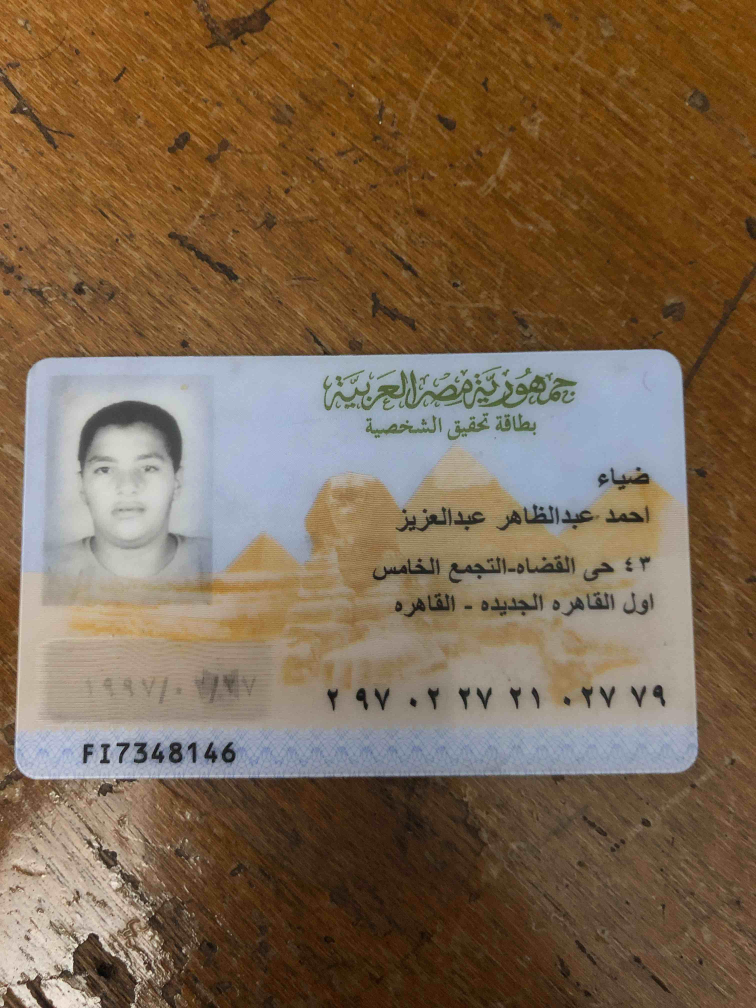
#> input picture BackEnd/test_data_ID/test5.jpg, 3024 x 4032 px, found by its file name (shown at 1/4 size)
$ jupyter execute --allow-errors License.ipynb
#> lines starting #> are read from the running program, lines starting #| are printed output that depends on the picture
### HerokuApp_Version/Backend_heroku/helper.py
import numpy as np
import cv2
# [29 lines left out: functions order_points, four_point_transform, not called in this run]


def increase_brightness(img, value=50):
    hsv = cv2.cvtColor(img, cv2.COLOR_BGR2HSV)
    h, s, v = cv2.split(hsv)

    lim = 255 - value
    v[v > lim] = 255
    v[v <= lim] += value

    final_hsv = cv2.merge((h, s, v))
    img = cv2.cvtColor(final_hsv, cv2.COLOR_HSV2BGR)
    return img

# [48 lines left out: functions ChangeDate, Parser, not called in this run]

### Prototyping/License/License.ipynb
[cell 1]
from helper import *
from ImportLib import *
from plot import *
from LisenceAPI import *

[cell 2]
def LicenseMatcher(InputImage):
    MIN_MATCH_COUNT = 2
    detector=cv2.xfeatures2d.SIFT_create()

    FLANN_INDEX_KDITREE = 0
    flannParam=dict(algorithm=FLANN_INDEX_KDITREE,tree=5)
    flann=cv2.FlannBasedMatcher(flannParam,{})

    trainImg=cv2.imread("REF_LICENSE.jpg",0)
    trainKP,trainDesc=detector.detectAndCompute(trainImg,None)

    QueryImgBGR = InputImage
    QueryImgBGR = increase_brightness(QueryImgBGR, value=60)
    QueryImg=cv2.cvtColor(QueryImgBGR,cv2.COLOR_BGR2GRAY)

    queryKP,queryDesc = detector.detectAndCompute(QueryImg,None)
    matches           = flann.knnMatch(queryDesc,trainDesc,k=2)
    goodMatch         = []

    for m,n in matches:
        if(m.distance<0.75*n.distance):
            goodMatch.append(m)

    if(len(goodMatch)>MIN_MATCH_COUNT):
        tp=[]
        qp=[]
        for m in goodMatch:
            tp.append(trainKP[m.trainIdx].pt)
            qp.append(queryKP[m.queryIdx].pt)
        tp,qp=np.float32((tp,qp))
        H,status=cv2.findHomography(tp,qp,cv2.RANSAC,3.0)
        h,w=trainImg.shape
        trainBorder=np.float32([[[0,0],[0,h-1],[w-1,h-1],[w-1,0]]])
        queryBorder=cv2.perspectiveTransform(trainBorder,H)
        x_points=[]
        y_points=[]
        for border in queryBorder[0]:
            x_points.append(border[0])
            y_points.append(border[1])

        x_start=int(min(x_points))
        y_start=int(min(y_points))
        x_end=int(max(x_points))
        y_end=int(max(y_points))
        warped=QueryImgBGR[y_start:y_end,x_start:x_end]

    else:
        raise Exception('Not Enough match found,Make sure its an License Card and recapture the image again')

    Edged = four_point_transform(QueryImgBGR, queryBorder.reshape(4, 2))

    return Edged

[cell 3]
def LicenseCutter(InputImage,CutLimit=0):
    Kernel = np.ones((2,2), np.uint8)
    Kernel_sharpen    = np.array([[-1,-1,-1], [-1, 9,-1],[-1,-1,-1]])
    Kernel_Vertical   = np.ones((2,1), np.uint8)
    Kernel_Horizontal = np.ones((1,2), np.uint8)

    InputEdgedImage = LicenseMatcher(InputImage)
    Edged_Resized = cv2.resize(InputEdgedImage,(1600,990))
    Edged_Gray = cv2.cvtColor(Edged_Resized, cv2.COLOR_BGR2GRAY)
    clahe = cv2.createCLAHE(clipLimit=1.0, tileGridSize=(8,8))
    Edged_Gray = clahe.apply(Edged_Gray)

    if CutLimit == 0:
        Num = Edged_Gray[235:325,110:340]
        Let = Edged_Gray[240:330,370:635]
    elif CutLimit ==1:
        Num = Edged_Gray[280:390,110:340]
        Let = Edged_Gray[280:390,370:635]

    ret,NumBIN  = cv2.threshold(Num,120,160,cv2.THRESH_BINARY)
    NumBIN   = cv2.dilate(NumBIN,Kernel,iterations=2)
    NumBIN   = cv2.erode(NumBIN,Kernel,iterations=1)

    ret,NumOTSU = cv2.threshold(Num,160,255,cv2.THRESH_BINARY+cv2.THRESH_OTSU)
    NumOTSU   = cv2.dilate(NumBIN,Kernel,iterations=1)
    NumOTSU   = cv2.erode(NumBIN,Kernel,iterations=1)

    ret,LetBIN  = cv2.threshold(Let,120,160,cv2.THRESH_BINARY)
    LetBIN   = cv2.dilate(LetBIN,Kernel,iterations=2)
    LetBIN   = cv2.erode(LetBIN,Kernel,iterations=1)

    ret,LetOTSU = cv2.threshold(Let,160,255,cv2.THRESH_BINARY+cv2.THRESH_OTSU)
    LetOTSU   = cv2.dilate(LetOTSU,Kernel,iterations=2)
    LetOTSU   = cv2.erode(LetOTSU,Kernel,iterations=1)

    Let   = cv2.dilate(Let,Kernel_Vertical,iterations=3)
    Let   = cv2.dilate(Let,Kernel_Horizontal,iterations=3)
    Let   = cv2.erode(Let,Kernel,iterations=2)

    return NumBIN,NumOTSU,LetOTSU,LetBIN

[cell 4]
# [36 lines left out: functions LettersDetection, NumbersDetection, not called in this run]

[cell 5]
# [29 lines left out: functions ParseLetters, ParseNumbers, not called in this run]

[cell 6]
def LicenseFines(InputImage):
    NumBIN,NumOTSU,LetOTSU,LetBIN = LicenseCutter(InputImage,CutLimit=0)
    Char1,Char2,Char3 = ParseLetters(LettersDetection(LetBIN,LetOTSU))
    Numbers           = ParseNumbers(NumbersDetection(NumBIN,NumOTSU))

    if len(Char1)+len(Char2)+len(Char3) == 0:
        NumBIN,NumOTSU,LetOTSU,LetBIN = LicenseCutter(InputImage,CutLimit=1)
        Char1,Char2,Char3 = ParseLetters(LettersDetection(LetBIN,LetOTSU))
        Numbers           = ParseNumbers(NumbersDetection(NumBIN,NumOTSU))

    link = "https://www.egypt.gov.eg/mobile/Services/NTPMOJ-GG/functions/PayFines.aspx"
    Char1,Char2,Char3 = Char1,Char2,Char3
    Num = Numbers
    print(Char1,Char2,Char3)
    print(Numbers)
    Fines = GetFines(link,Char1,Char2,Char3,Num)
    return Fines

[cell 7]
Image = cv2.imread('Lisence_Test/test5.jpg')
#> Image is the input picture: shape (4032, 3024, 3); mean B, G, R 79.2, 103.1, 125.2
#> (the rest of this cell did not finish here and is left out)

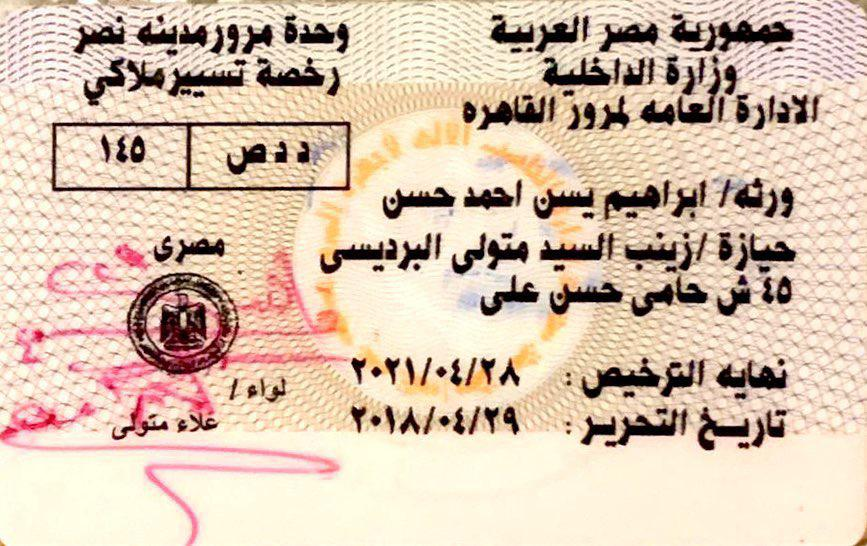
#> input picture Prototyping/License/REF_LICENSE.jpg, 867 x 546 px
#> in LicenseMatcher, `trainImg=cv2.imread("REF_LICENSE.jpg",0)`:
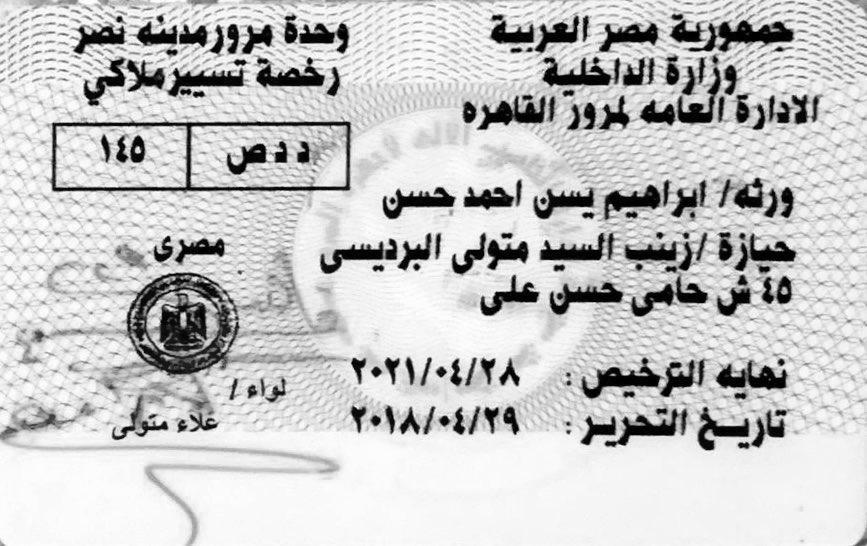
#> trainImg: shape (546, 867); min 0, max 255, mean 200
#> in LicenseMatcher, `trainKP,trainDesc=detector.detectAndCompute(trainImg,None)`: trainKP = 6989 keypoints; strongest (x, y, size): (417, 267, 4.1), (376, 372, 6), (441, 372, 6), (444, 421, 6.1)
#> in increase_brightness, `hsv = cv2.cvtColor(img, cv2.COLOR_BGR2HSV)`: hsv: shape (4032, 3024, 3); mean H, S, V 30.4, 124, 129.8
#> in increase_brightness, `h, s, v = cv2.split(hsv)`:
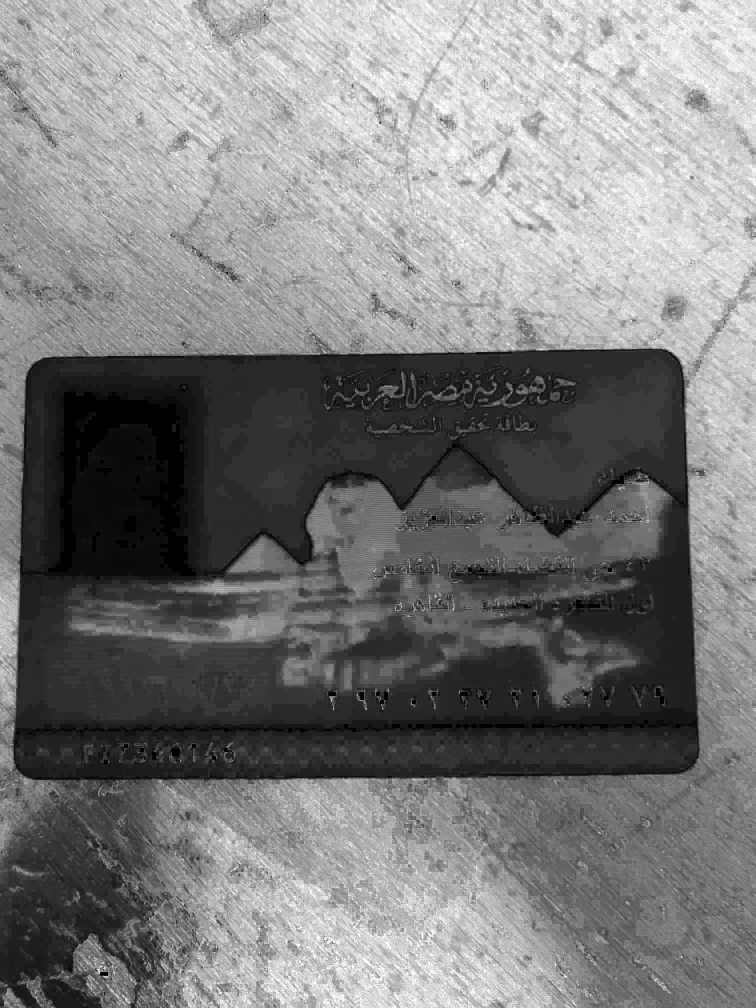
#> s: shape (4032, 3024) (shown at 1/4 size); min 0, max 255, mean 124
#> in increase_brightness, `v[v <= lim] += value`:
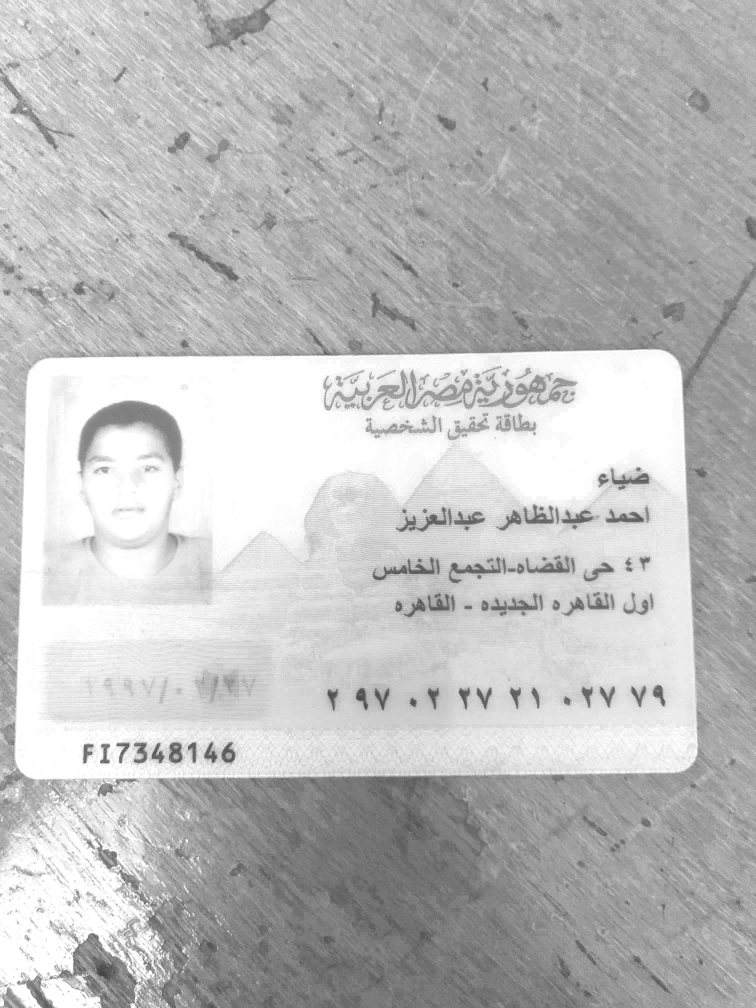
#> v: shape (4032, 3024) (shown at 1/4 size); min 60, max 255, mean 188.9
#> in increase_brightness, `final_hsv = cv2.merge((h, s, v))`: final_hsv: shape (4032, 3024, 3); mean H, S, V 30.4, 124, 188.9
#> in increase_brightness, `img = cv2.cvtColor(final_hsv, cv2.COLOR_HSV2BGR)`:
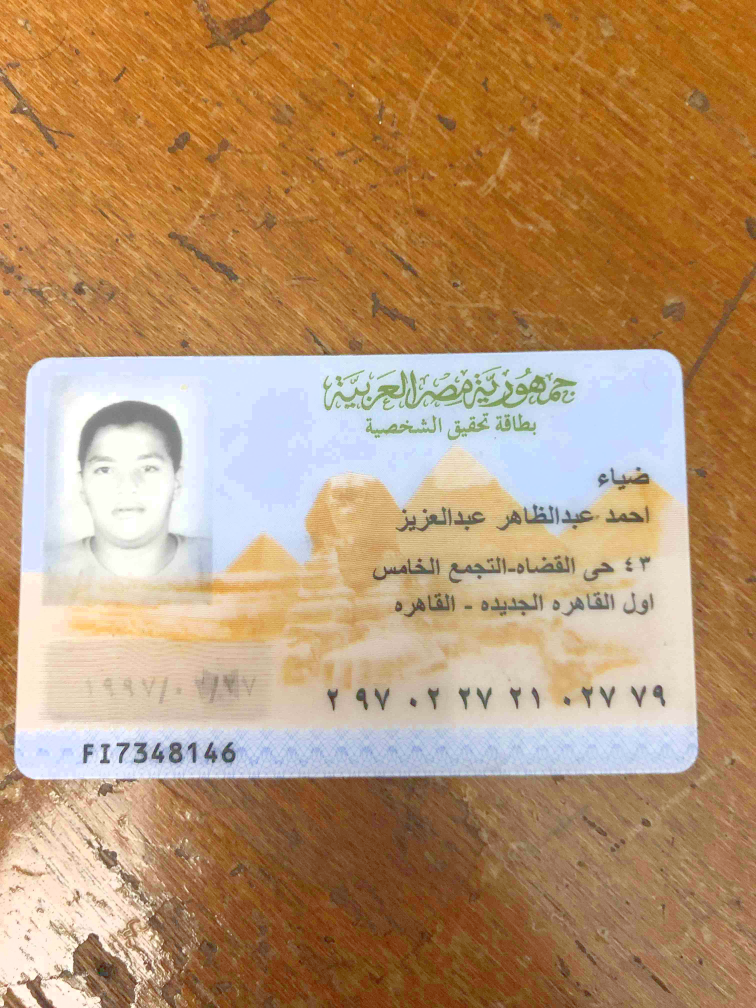
#> img: shape (4032, 3024, 3) (shown at 1/4 size); mean B, G, R 110.2, 147.7, 182.9
#> in LicenseMatcher, `QueryImg=cv2.cvtColor(QueryImgBGR,cv2.COLOR_BGR2GRAY)`:
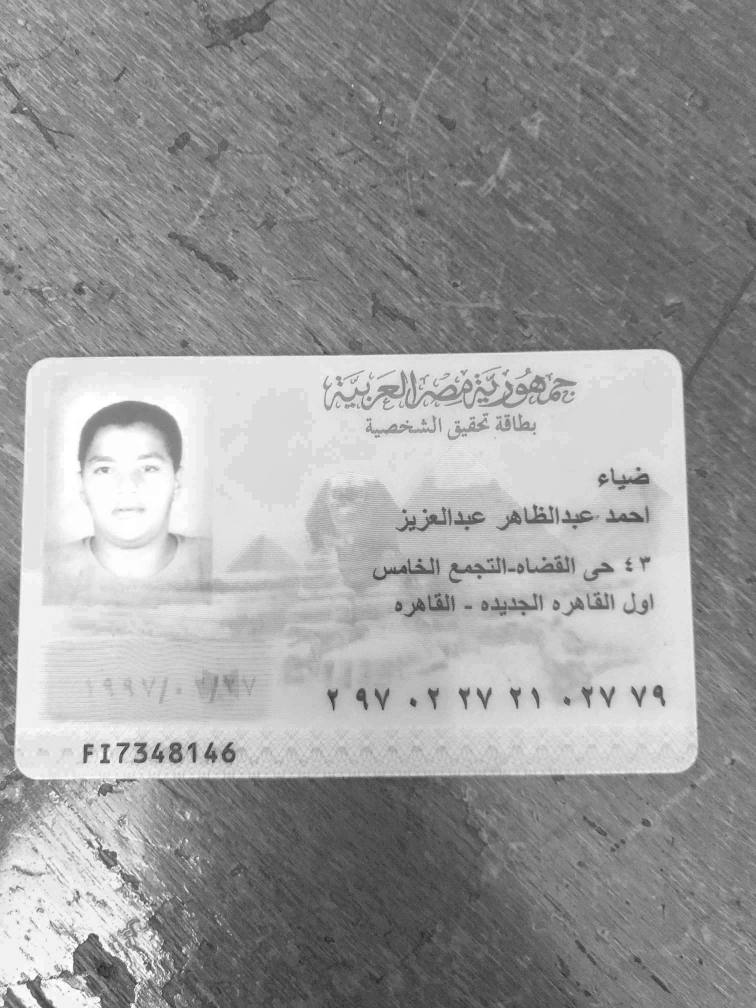
#> QueryImg: shape (4032, 3024) (shown at 1/4 size); min 8, max 255, mean 153.9
